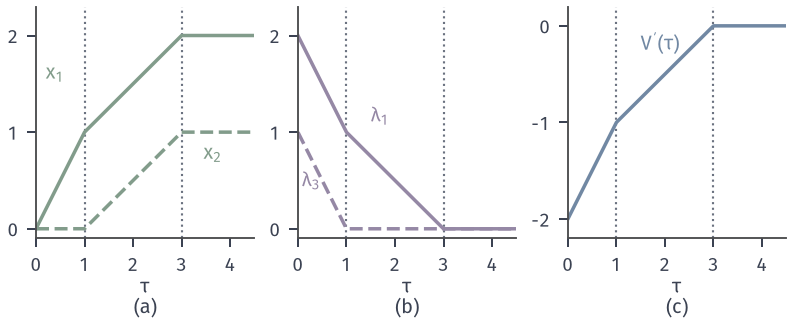

Python code for this plot:
from pathlib import Path
import sys
sys.path.insert(0, str(Path(__file__).resolve().parents[1]/'sens-common'))
from sens_core import *
# Solution, multipliers, and V'(tau) as exact piecewise functions.
fig, axs = figure(width_mm=112, height_mm=46, ncols=3)
T = np.linspace(.001, 4.5, 901); R = [budget(t) for t in T]
X = np.array([r[0] for r in R]); L = np.array([r[1] for r in R])
dV = np.gradient([value(t) for t in T], T)
for ax in axs:
    ax.axvline(1, color=MUTED, lw=.85, ls=':'); ax.axvline(3, color=MUTED, lw=.85, ls=':'); ax.set_xticks([0, 1, 2, 3, 4])
ax = axs[0]; ax.plot(T, X[:, 0], color=GREEN, lw=1.4); ax.plot(T, X[:, 1], color=GREEN, lw=1.4, ls='--')
ax.text(.2, 1.55, '$x_1$', fontsize=8, color=GREEN); ax.text(3.45, .72, '$x_2$', fontsize=8, color=GREEN)
clean(ax, (0, 4.5), (-.1, 2.3), xlabel=r'$\tau$', sub='(a)'); ax.set_yticks([0, 1, 2])
ax = axs[1]; ax.plot(T, L[:, 0], color=PURPLE, lw=1.4); ax.plot(T, L[:, 2], color=PURPLE, lw=1.4, ls='--')
ax.text(1.5, 1.1, r'$\lambda_1$', fontsize=8, color=PURPLE); ax.text(.08, .43, r'$\lambda_3$', fontsize=8, color=PURPLE)
clean(ax, (0, 4.5), (-.1, 2.3), xlabel=r'$\tau$', sub='(b)'); ax.set_yticks([0, 1, 2])
ax = axs[2]; ax.plot(T[2:-2], dV[2:-2], color=BLUE, lw=1.4)
ax.text(1.5, -.25, r"$V'(\tau)$", fontsize=8, color=BLUE)
clean(ax, (0, 4.5), (-2.2, .2), xlabel=r'$\tau$', sub='(c)'); ax.set_yticks([-2, -1, 0])
save(fig, Path(__file__).resolve().parent, 'figure', {'note': 'budget quadratic, exact active-set solution'})
